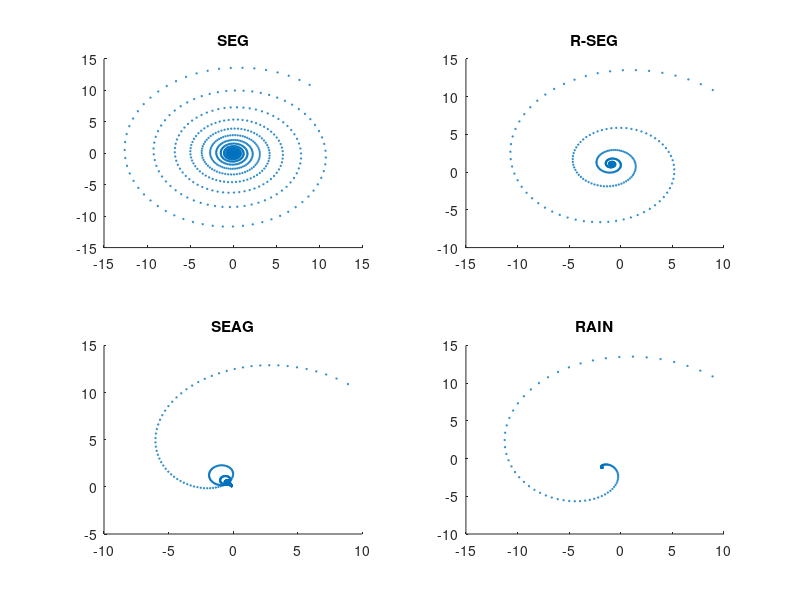

This chart was generated by the following MATLAB code:

% f(x,y) = xy
% comparing RAIN, EG, EAG, R-EG 

n = 1000;
tau = 0.1;
z0 = [10,10]';
sigma = 0.001;

REG_flow = zeros(n,2);
REG_gnorm = zeros(n,1);
z = z0;
for i = 1:n
    w = z - tau * [z(2),-z(1)]' + tau / 10 * (z0 - z) + normrnd(0,sigma,[2,1]);
    z = z - tau * [w(2),-w(1)]' + tau / 10 * (z0 - w) + normrnd(0,sigma,[2,1]);
    REG_flow(i,:) = z;
    REG_gnorm(i) = norm(z);
end


EAG_flow = zeros(n,2);
EAG_gnorm = zeros(n,1);
z = z0;
for i = 1:n
    w = z - tau * [z(2),-z(1)]' + 1 / (i+2) * (z0 - z) + normrnd(0,sigma,[2,1]);
    z = z - tau * [w(2),-w(1)]' + 1 / (i+2) * (z0 - z) + normrnd(0,sigma,[2,1]);
    EAG_flow(i,:) = z;
    EAG_gnorm(i) = norm(z);
end

R3EG_flow = zeros(n,2);
R3EG_gnorm = zeros(n,1);
z = z0;
for i = 1:n
    w = z - tau * [z(2),-z(1)]' + normrnd(0,sigma,[2,1]);
    for  j = 1:i
        w = w + tau / 100 * 1.0001^j * (R3EG_flow(j,:)' - z);
    end
    z = z - tau * [w(2),-w(1)]' + normrnd(0,sigma,[2,1]); 
    for  j = 1:i
        z = z + tau / 100  * 1.0001^j * (R3EG_flow(j,:)' - w) ;
    end
    R3EG_flow(i,:) = z;
    R3EG_gnorm(i) = norm(z);
end

EG_flow = zeros(n,2);
EG_gnorm = zeros(n,1);
z = z0;
for i = 1:n
    w = z - tau * [z(2),-z(1)]';
    z = z - tau * [w(2),-w(1)]';
    EG_flow(i,:) = z;
    EG_gnorm(i) = norm(z);
end

figure(1);

subplot(2,2,1);
scatter(EG_flow(:,1), EG_flow(:,2),1);
title('SEG');

subplot(2,2,2);
scatter(REG_flow(:,1), REG_flow(:,2),1);
title('R-SEG');

subplot(2,2,3);
scatter(EAG_flow(:,1), EAG_flow(:,2),1);
title('SEAG');

subplot(2,2,4);
scatter(R3EG_flow(:,1), R3EG_flow(:,2),1);
title('RAIN');


